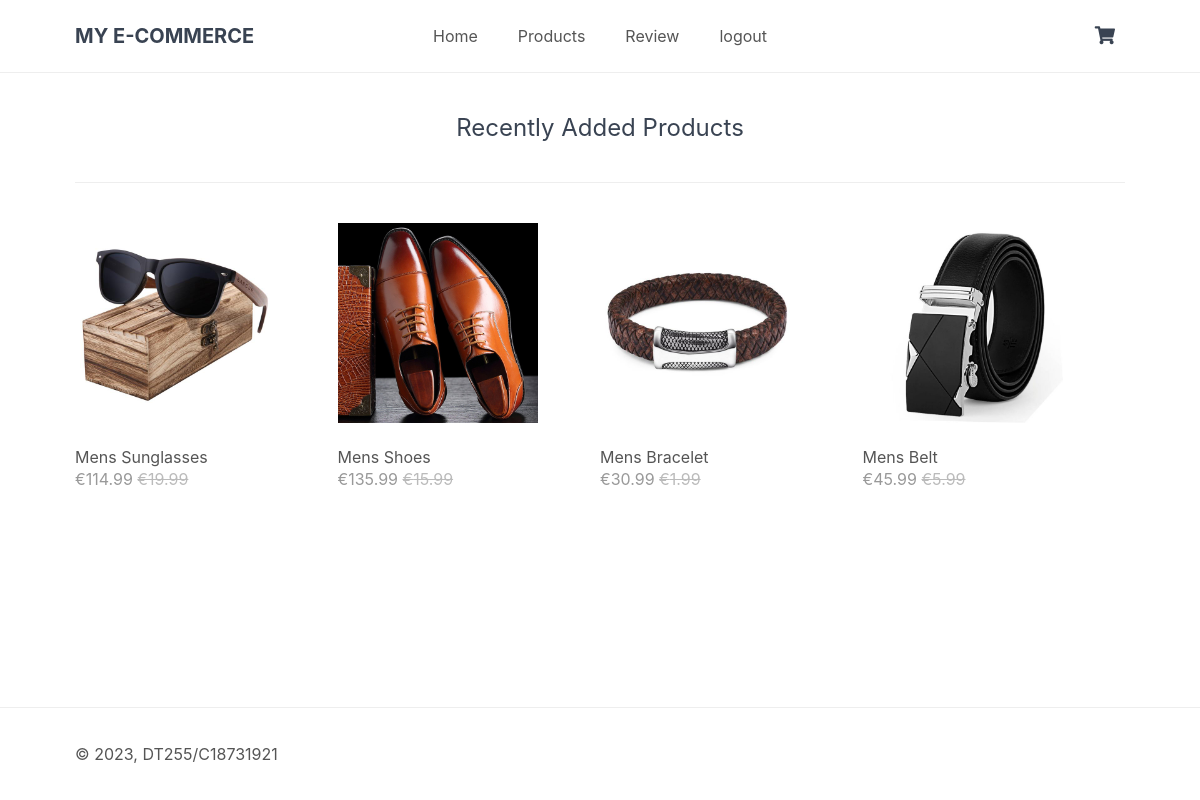
Screenshot of /cart/index.php with the database file from the repository.
### tables this page shows
CREATE TABLE `products` (
  `id` int(11) NOT NULL,
  `name` varchar(200) NOT NULL,
  `desc` text NOT NULL,
  `price` decimal(7,2) NOT NULL,
  `rrp` decimal(7,2) NOT NULL DEFAULT 0.00,
  `quantity` int(11) NOT NULL,
  `img` text NOT NULL,
  `date_added` datetime NOT NULL DEFAULT current_timestamp()
);

### cart/index.php (called while the page is built, shortened)
<?php
include 'functions.php';
$page = isset($_GET['page']) && file_exists($_GET['page'] . '.php') ? $_GET['page'] : 'home';
include $page . '.php';
?>

### cart/home.php (the view)
<?php
$stmt = $pdo->prepare('SELECT * FROM products ORDER BY date_added DESC LIMIT 4');
$stmt->execute();
$recently_added_products = $stmt->fetchAll(PDO::FETCH_ASSOC);
?>
<?=template_header('Home')?>
<div class="recentlyadded content-wrapper">
    <h2>Recently Added Products</h2>
    <div class="products">
        <?php foreach ($recently_added_products as $product): ?>
        <a href="index.php?page=product&id=<?=$product['id']?>" class="product">
            <img src="imgs/<?=$product['img']?>" width="200" height="200" alt="<?=$product['name']?>">
            <span class="name"><?=$product['name']?></span>
            <span class="price">
                &euro;<?=$product['price']?>
                <?php if ($product['rrp'] > 0): ?>
                <span class="rrp">&euro;<?=$product['rrp']?></span>
                <?php endif; ?>
            </span>
        </a>
        <?php endforeach; ?>
    </div>
</div>
<?=template_footer()?>

### cart/functions.php (shortened to what this page needs)
<?php
function template_header($title) {
echo <<<EOT
<!DOCTYPE html>
<html>
	<head>
		<meta charset="utf-8">
		<title>$title</title>
		<link href="style.css" rel="stylesheet" type="text/css">
		<link rel="stylesheet" href="https://use.fontawesome.com/releases/v5.7.1/css/all.css">
	</head>
	<body>
        <header>
            <div class="content-wrapper">
                <h1>MY E-COMMERCE</h1>
                <nav>
                    <a href="index.php">Home</a>
                    <a href="index.php?page=products">Products</a>
			<a href="review.php">Review</a>
			<a href="logout.php">logout</a>
                </nav>
                <div class="link-icons">
                    <a href="index.php?page=cart">
						<i class="fas fa-shopping-cart"></i>
					</a>
                </div>
            </div>
        </header>
        <main>
EOT;
}
function template_footer() {
$year = date('Y');
echo <<<EOT
        </main>
        <footer>
            <div class="content-wrapper">
                <p>&copy; $year, DT255/C18731921</p>
            </div>
        </footer>
        <script src="script.js"></script>
    </body>
</html>
EOT;
}
?>

### cart/style.css (style rules this page uses)
* { box-sizing: border-box; font-family: -apple-system, BlinkMacSystemFont, "segoe ui", roboto, oxygen, ubuntu, cantarell, "fira sans", "droid sans", "helvetica neue", Arial, sans-serif; font-size: 16px; -webkit-font-smoothing: antialiased; -moz-osx-font-smoothing: grayscale; }
html { height: 100%; }
body { position: relative; min-height: 100%; color: #555555; background-color: #FFFFFF; margin: 0; padding-bottom: 100px; }
h1, h2, h3, h4, h5 { color: #394352; }
.content-wrapper { width: 1050px; margin: 0 auto; }
header { border-bottom: 1px solid #EEEEEE; }
header .content-wrapper { display: flex; }
header h1 { display: flex; flex-grow: 1; flex-basis: 0; font-size: 20px; margin: 0; padding: 24px 0; }
header nav { display: flex; flex-grow: 1; flex-basis: 0; justify-content: center; align-items: center; }
header nav a { text-decoration: none; color: #555555; padding: 10px 10px; margin: 0 10px; }
header .link-icons { display: flex; flex-grow: 1; flex-basis: 0; justify-content: flex-end; align-items: center; position: relative; }
header .link-icons a { text-decoration: none; color: #394352; padding: 0 10px; }
header .link-icons a i { font-size: 18px; }
main .recentlyadded h2 { display: block; font-weight: normal; margin: 0; padding: 40px 0; font-size: 24px; text-align: center; width: 100%; border-bottom: 1px solid #EEEEEE; }
main .recentlyadded .products, main .products .products-wrapper { display: flex; flex-wrap: wrap; align-items: center; justify-content: space-between; padding: 40px 0 0 0; }
main .recentlyadded .products .product, main .products .products-wrapper .product { display: block; overflow: hidden; text-decoration: none; width: 25%; padding-bottom: 60px; }
main .recentlyadded .products .product img, main .products .products-wrapper .product img { transform: scale(1); transition: transform 1s; }
main .recentlyadded .products .product .name, main .products .products-wrapper .product .name { display: block; color: #555555; padding: 20px 0 2px 0; }
main .recentlyadded .products .product .price, main .products .products-wrapper .product .price { display: block; color: #999999; }
main .recentlyadded .products .product .rrp, main .products .products-wrapper .product .rrp { color: #BBBBBB; text-decoration: line-through; }
footer { position: absolute; bottom: 0; border-top: 1px solid #EEEEEE; padding: 20px 0; width: 100%; }

### rows the page displays
products: img (picture), name "Mens Sunglasses", price "114.99", rrp "19.99"
products: img (picture), name "Mens Shoes", price "135.99", rrp "15.99"
products: img (picture), name "Mens Bracelet", price "30.99", rrp "1.99"
products: img (picture), name "Mens Belt", price "45.99", rrp "5.99"
